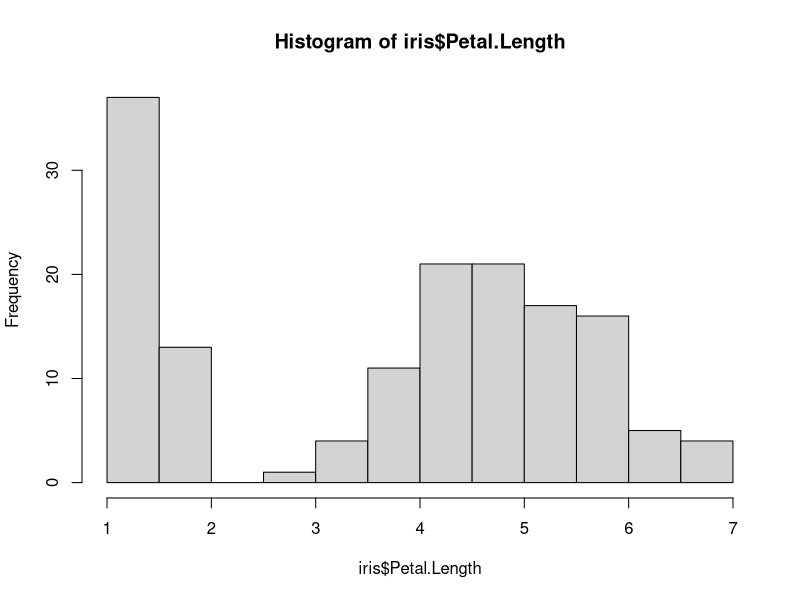
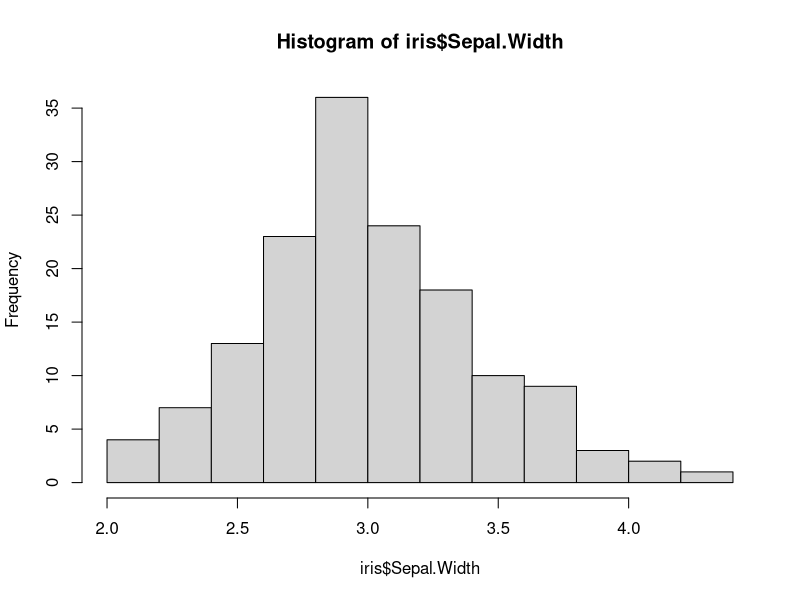
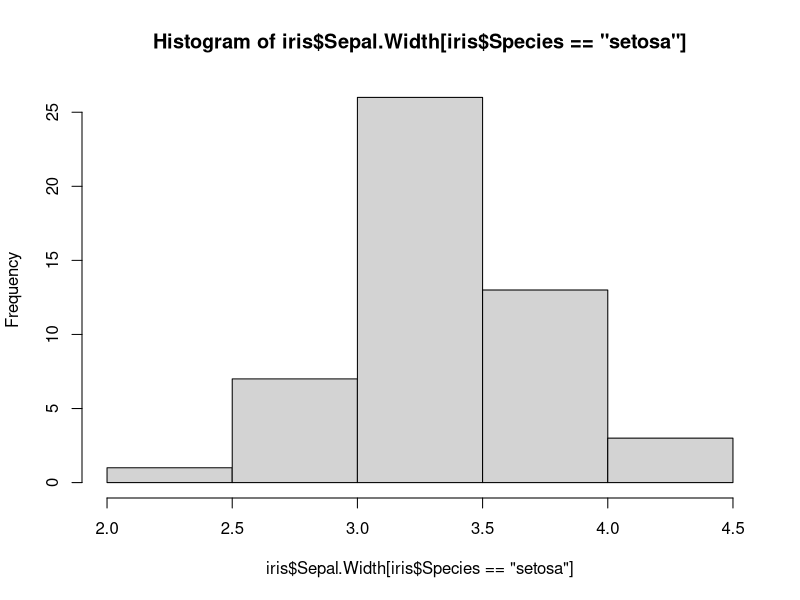
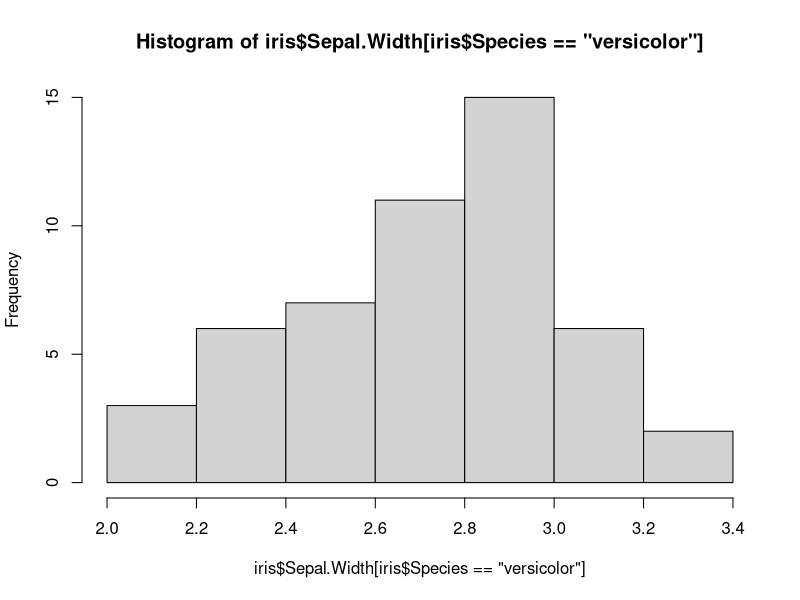
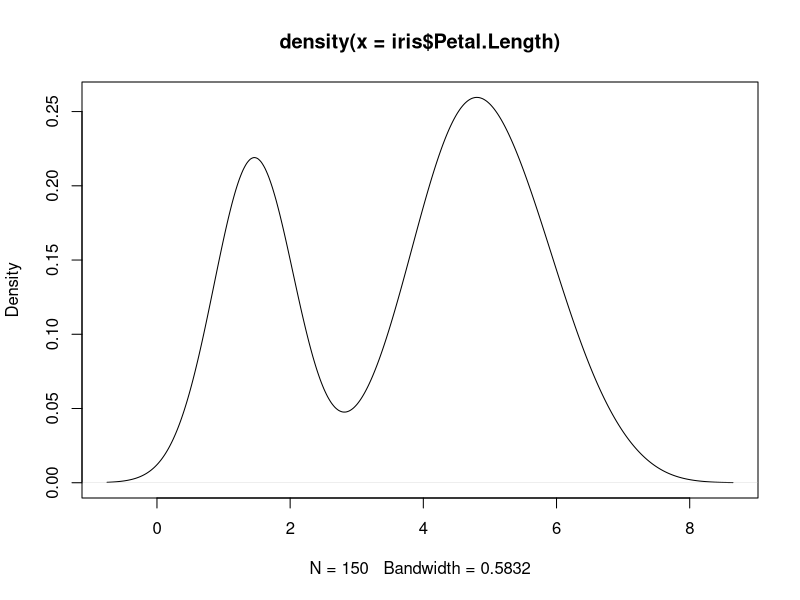
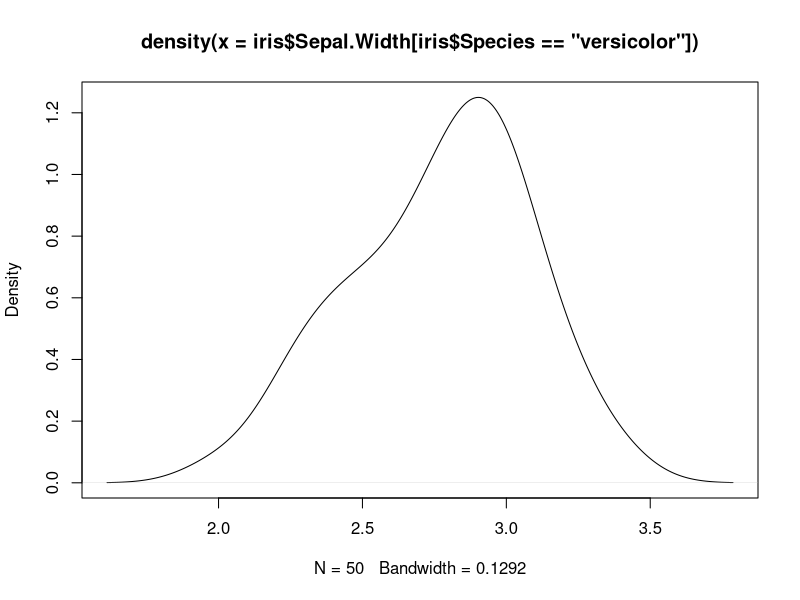

Write R code to recreate these figures, in order.
hist(iris$Petal.Length)
hist(iris$Sepal.Width)
hist(iris$Sepal.Width[iris$Species == "setosa"])
hist(iris$Sepal.Width[iris$Species == "versicolor"])
d = density(iris$Petal.Length)
plot(d)
d = density(iris$Sepal.Width[iris$Species == "versicolor"])
plot(d)